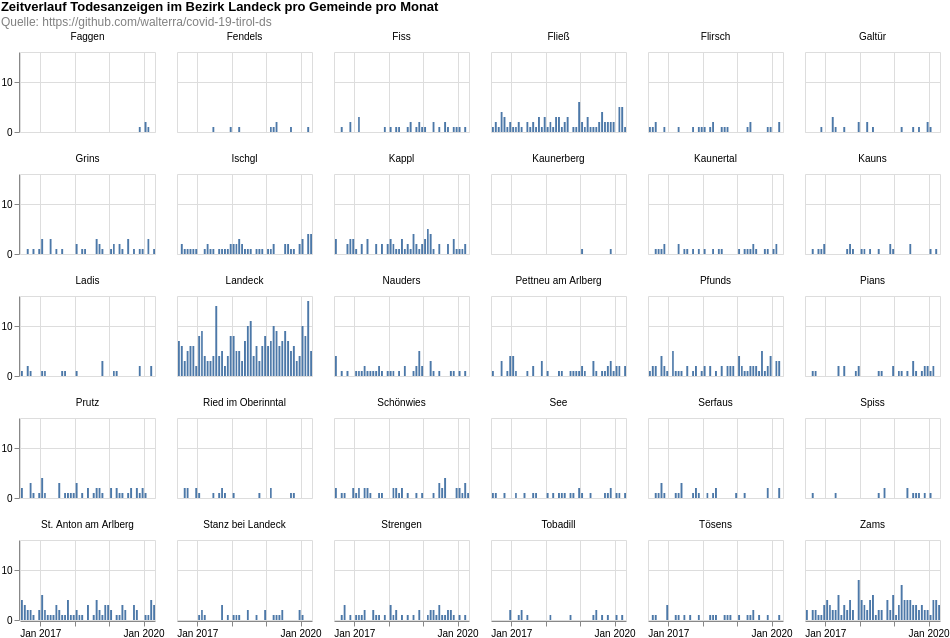

Write a Vega-Lite specification for this figure.
### Vega-Lite specification from a JSON file in a GitHub repository (floating-point values rounded to 4 significant figures; data arrays with more than 128 entries replaced by an {"elided": "..."} marker saying what was removed)
{"$schema": "https://vega.github.io/schema/vega-lite/v4.8.1.json", "columns": 6, "config": {"view": {"continuousHeight": 300, "continuousWidth": 400}}, "data": {"name": "data-4d9317fa41d535befda588ed4b39d219"}, "datasets": {"data-4d9317fa41d535befda588ed4b39d219": {"elided": "1317 records"}}, "facet": {"field": "municipaly", "title": null, "type": "nominal"}, "padding": 0, "spec": {"layer": [{"encoding": {"tooltip": [{"field": "date", "timeUnit": "yearmonth", "type": "temporal"}, {"aggregate": "sum", "field": "count", "type": "quantitative"}], "x": {"field": "date", "timeUnit": "yearmonth", "title": null, "type": "temporal"}, "y": {"aggregate": "sum", "field": "count", "title": null, "type": "quantitative"}}, "height": 80, "mark": "bar", "width": 135}]}, "title": {"color": "black", "subtitle": ["Quelle: https://github.com/walterra/covid-19-tirol-ds"], "subtitleColor": "gray", "text": ["Zeitverlauf Todesanzeigen im Bezirk Landeck pro Gemeinde pro Monat"]}}
